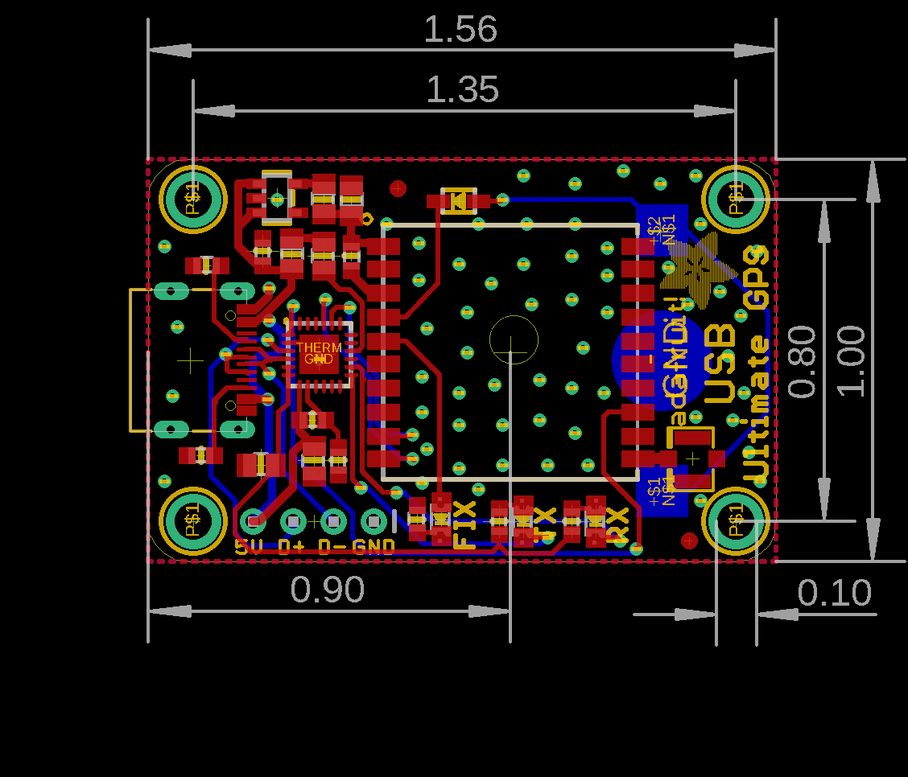
#> input picture hardware/schematic/gps_board/adafruit_products_UltimateGPS_USBC_fab_print.png, 908 x 777 px, shrunk from 1128 x 966 before the run
$ python png_to_bitmap.py ../hardware/schematic/gps_board/adafruit_products_UltimateGPS_USBC_fab_print.png out.png 5
#> lines starting #> are read from the running program, lines starting #| are printed output that depends on the picture
#!/usr/bin/env python3
"""Convert a PNG to a monochrome 1bpp C bitmap header for Adafruit GFX drawBitmap.

Pixels with luma >= threshold become foreground (bit=1); below become background (bit=0).
Bits are packed MSB-first within each byte; each row is padded to a full byte.

Usage:
  python tools/png_to_bitmap.py <input.png> [output.h] [threshold 0-255]

Defaults: output = <input>_bitmap.h, threshold = 128

Example:
  python tools/png_to_bitmap.py images/logo-image-w-text-inverted-small.png \\
      src/drivers/logo_bitmap.h 128
"""
import sys
from PIL import Image


def convert(img_path, out_path, var_name='logo', threshold=128):
#> called with out_path = 'out.png', var_name = 'logo', threshold = 5
    img = Image.open(img_path).convert('L')
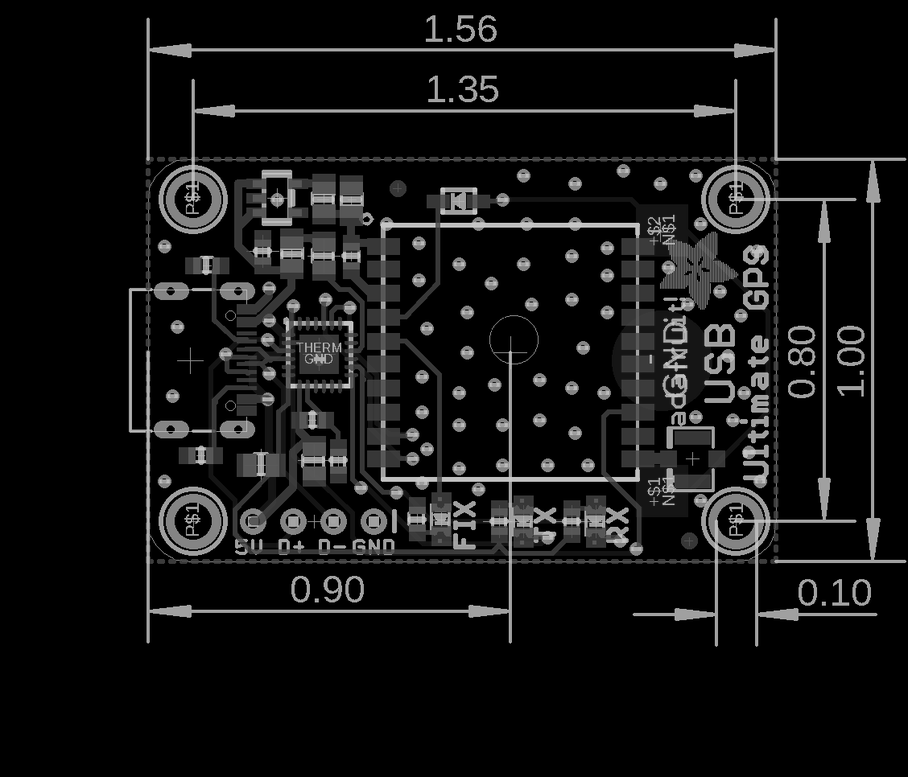
#> img: PIL image 908x777 L; min 0, max 221, mean 19.3
    w, h = img.size
#> w = 908; h = 777
    px = img.load()
    print(f"  {w}x{h} px, threshold={threshold}")
#|   908x777 px, threshold=5

    row_bytes = (w + 7) // 8
#> row_bytes = 114
    data = []
    for row in range(h):
        for bx in range(row_bytes):
            byte = 0
            for bit in range(8):
                col = bx * 8 + bit
                if col < w and px[col, row] >= threshold:
                    byte |= 1 << (7 - bit)
            data.append(byte)

    with open(out_path, 'w') as f:
        f.write('// Auto-generated by tools/png_to_bitmap.py — DO NOT EDIT\n')
        f.write('// Regenerate: python tools/png_to_bitmap.py '
                'images/logo-image-w-text-inverted-small.png src/drivers/logo_bitmap.h\n')
        f.write('// On ESP32, const arrays are already placed in flash (.rodata);\n')
        f.write('// PROGMEM is intentionally omitted to avoid header-ordering issues.\n')
        f.write('#pragma once\n\n')
        f.write(f'static constexpr int16_t LOGO_W = {w};\n')
        f.write(f'static constexpr int16_t LOGO_H = {h};\n\n')
        f.write(f'static const uint8_t {var_name}_bitmap[] = {{\n')
        for i, b in enumerate(data):
            if i % 16 == 0:
                f.write('  ')
            f.write(f'0x{b:02X}')
            if i < len(data) - 1:
                f.write(',')
            if (i + 1) % 16 == 0 or i == len(data) - 1:
                f.write('\n')
        f.write('};\n')

    total_bytes = len(data)
#> total_bytes = 88578
    print(f"  {total_bytes} bytes -> {out_path}")
#|   88578 bytes -> out.png


if __name__ == '__main__':
    if len(sys.argv) < 2:
        print(__doc__)
        sys.exit(1)
    inp  = sys.argv[1]
    outp = sys.argv[2] if len(sys.argv) > 2 else inp.rsplit('.', 1)[0] + '_bitmap.h'
    thr  = int(sys.argv[3]) if len(sys.argv) > 3 else 128
    convert(inp, outp, threshold=thr)
